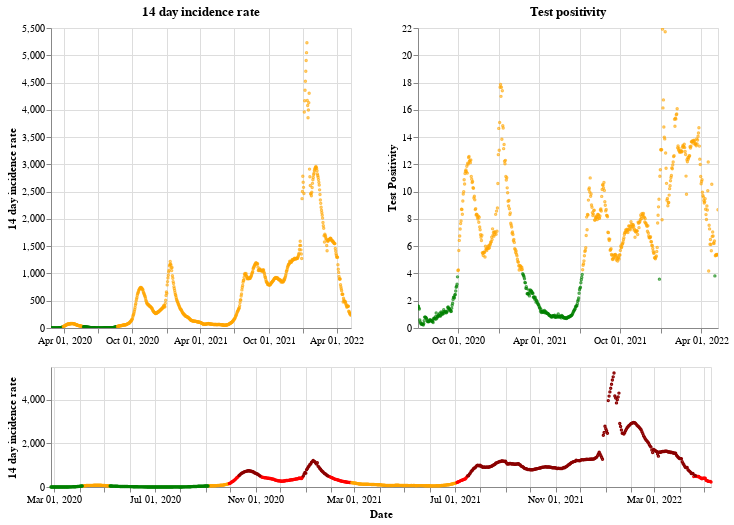

Source (notebook cell):
### Markdown cell above
## Northern Ireland

### Code cell
plot_traffic_light('Northern Ireland')

### Figure 1 — Vega-Lite specification as saved in the notebook (floating-point values rounded to 4 significant figures; data arrays with more than 128 entries replaced by an {"elided": "..."} marker saying what was removed)
{"config": {"view": {"continuousWidth": 400, "continuousHeight": 300}}, "vconcat": [{"hconcat": [{"mark": {"type": "point", "size": 2}, "encoding": {"color": {"condition": {"value": "green", "test": "(datum.twoWeeklyCasesRate <= 25)"}, "value": "orange"}, "tooltip": [{"type": "nominal", "field": "areaName"}, {"type": "temporal", "field": "date"}, {"type": "quantitative", "field": "twoWeeklyCasesRate"}, {"type": "quantitative", "field": "testPositivity"}], "x": {"type": "temporal", "axis": {"title": ""}, "field": "date", "scale": {"domain": {"selection": "DateBrush"}}, "timeUnit": "yearmonthdate"}, "y": {"type": "quantitative", "axis": {"title": "14 day incidence rate"}, "field": "twoWeeklyCasesRate"}}, "title": "14 day incidence rate", "width": 300}, {"mark": {"type": "point", "size": 2}, "encoding": {"color": {"condition": {"value": "green", "test": "(datum.testPositivity <= 4)"}, "value": "orange"}, "tooltip": [{"type": "nominal", "field": "areaName"}, {"type": "temporal", "field": "date"}, {"type": "quantitative", "field": "twoWeeklyCasesRate"}, {"type": "quantitative", "field": "testPositivity"}], "x": {"type": "temporal", "axis": {"title": ""}, "field": "date", "scale": {"domain": {"selection": "DateBrush"}}, "timeUnit": "yearmonthdate"}, "y": {"type": "quantitative", "axis": {"title": "Test Positivity"}, "field": "testPositivity"}}, "title": "Test positivity", "width": 300}]}, {"layer": [{"mark": {"type": "point", "size": 2}, "encoding": {"color": {"condition": {"value": "orange", "test": "(((datum.testPositivity < 4) && (datum.twoWeeklyCasesRate >= 50)) && (datum.twoWeeklyCasesRate < 200))"}, "value": "red"}, "opacity": {"condition": {"value": 1, "test": "((datum.twoWeeklyCasesRate >= 50) && (datum.twoWeeklyCasesRate < 500))"}, "value": 0}, "tooltip": [{"type": "nominal", "field": "areaName"}, {"type": "temporal", "field": "date"}, {"type": "quantitative", "field": "twoWeeklyCasesRate"}, {"type": "quantitative", "field": "testPositivity"}], "x": {"type": "temporal", "axis": {"title": "Date"}, "field": "date", "timeUnit": "yearmonthdate"}, "y": {"type": "quantitative", "axis": {"title": "14 day incidence rate"}, "field": "twoWeeklyCasesRate"}}, "selection": {"DateBrush": {"type": "interval", "encodings": ["x"], "fields": ["Time"]}}}, {"mark": {"type": "point", "size": 2}, "encoding": {"color": {"value": "darkred"}, "opacity": {"condition": {"value": 1, "test": "(datum.twoWeeklyCasesRate >= 500)"}, "value": 0}, "tooltip": [{"type": "nominal", "field": "areaName"}, {"type": "temporal", "field": "date"}, {"type": "quantitative", "field": "twoWeeklyCasesRate"}, {"type": "quantitative", "field": "testPositivity"}], "x": {"type": "temporal", "axis": {"title": "Date"}, "field": "date", "timeUnit": "yearmonthdate"}, "y": {"type": "quantitative", "axis": {"title": "14 day incidence rate"}, "field": "twoWeeklyCasesRate"}}}, {"mark": {"type": "point", "size": 2}, "encoding": {"color": {"condition": {"value": "green", "test": "((datum.testPositivity < 4) && (datum.twoWeeklyCasesRate < 50))"}, "value": "orange"}, "opacity": {"condition": {"value": 1, "test": "(datum.twoWeeklyCasesRate < 50)"}, "value": 0}, "tooltip": [{"type": "nominal", "field": "areaName"}, {"type": "temporal", "field": "date"}, {"type": "quantitative", "field": "twoWeeklyCasesRate"}, {"type": "quantitative", "field": "testPositivity"}], "x": {"type": "temporal", "axis": {"title": "Date"}, "field": "date", "timeUnit": "yearmonthdate"}, "y": {"type": "quantitative", "axis": {"title": "14 day incidence rate"}, "field": "twoWeeklyCasesRate"}}}], "height": 120, "width": 660}], "data": {"name": "data-3387ac8d7a304126c7990ab0b9898e10"}, "$schema": "https://vega.github.io/schema/vega-lite/v4.8.1.json", "datasets": {"data-3387ac8d7a304126c7990ab0b9898e10": {"elided": "804 records"}}}
